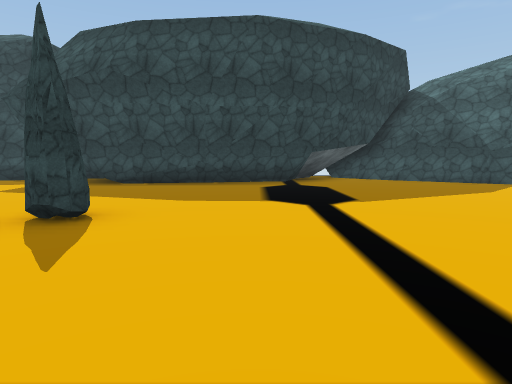
[1] (above)

24 first-person views from a walk through a 3-D level made in the Unity game engine. The camera is 1.5 m above the floor, tilts 6° down and sees 75° across. The floor is counted in squares, 2 m on a side. Each view is taken from the middle of a square. On the plan, view 1 faces up. The plan holds only what a view shows up to about 11 squares ahead; the rest is blank. The place goes on beyond the plan. The player character is not drawn. Some surface patterns are stand-ins.

[2]
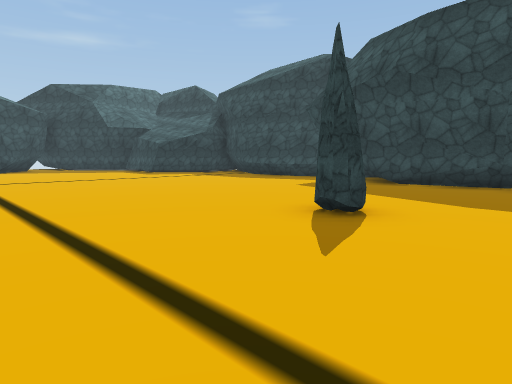

[3]
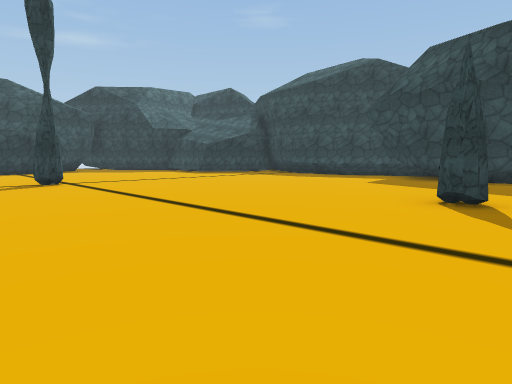

[4]
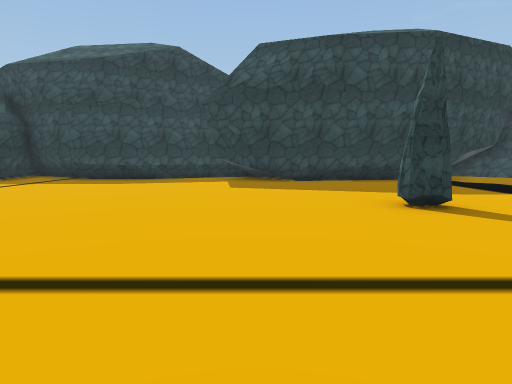

[5]
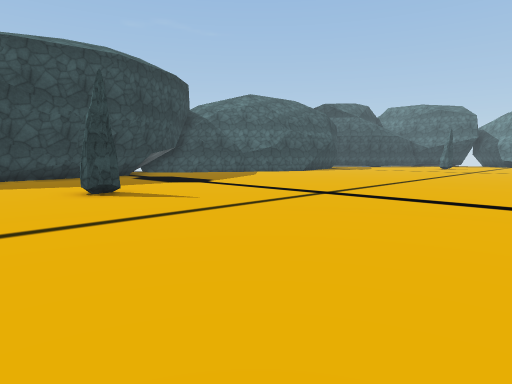

[6]
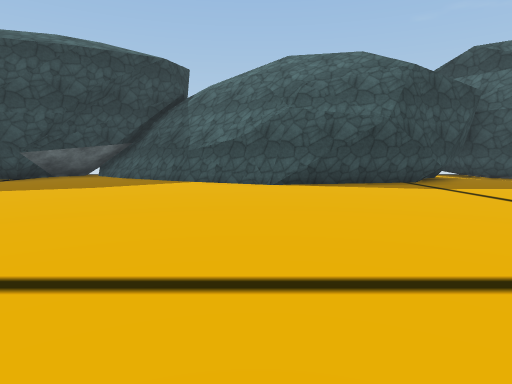

[7]
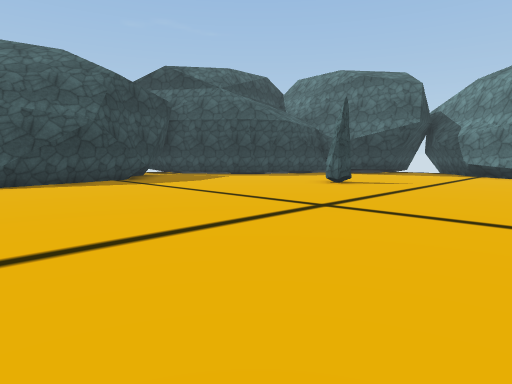

[8]
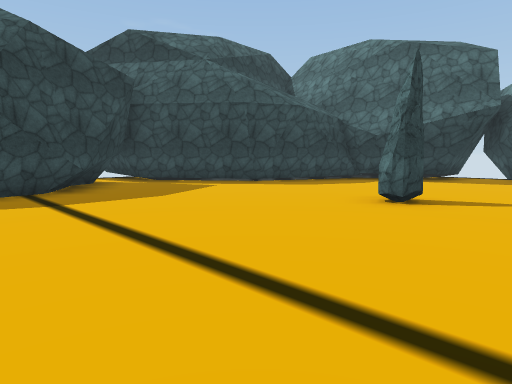

[9]
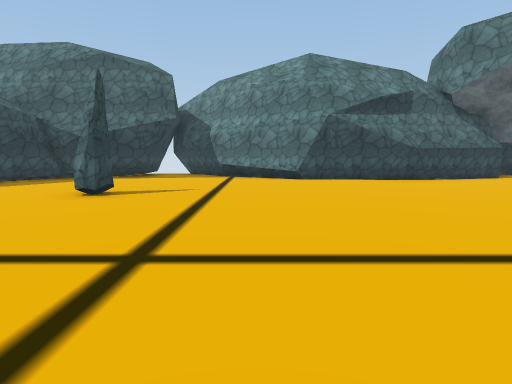

[10]
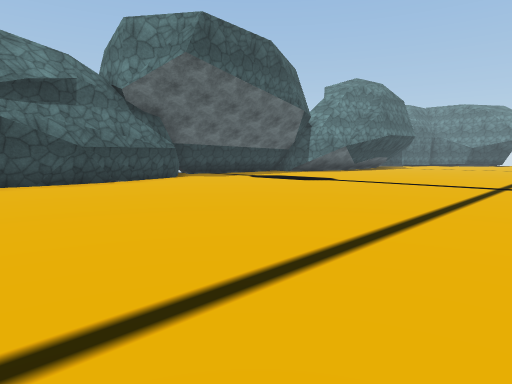

[11]
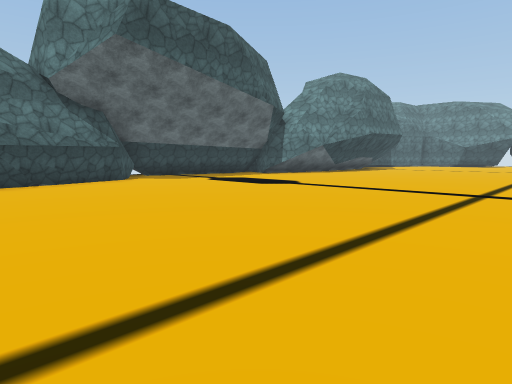

[12]
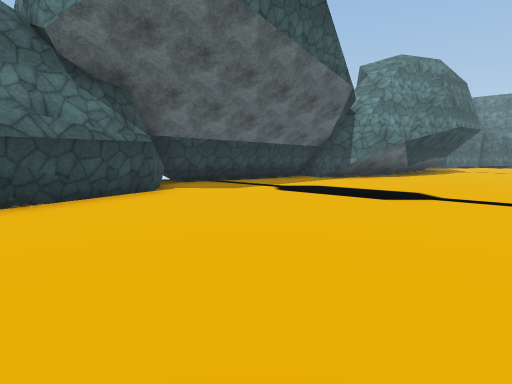

[13]
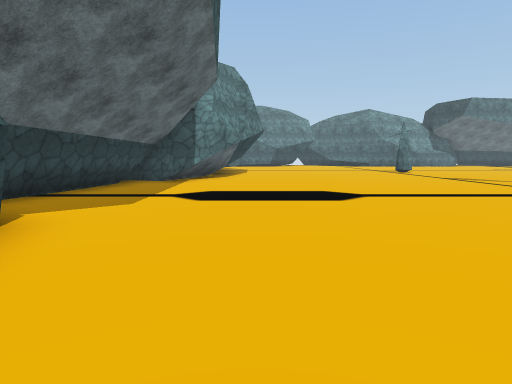

[14]
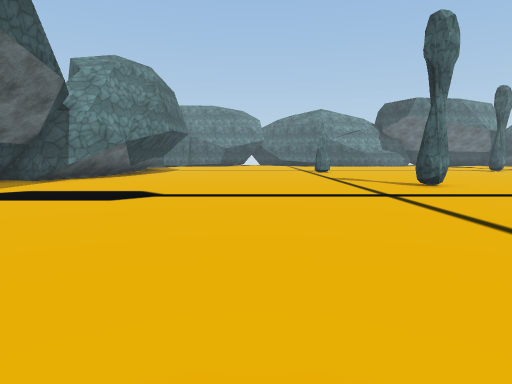

[15]
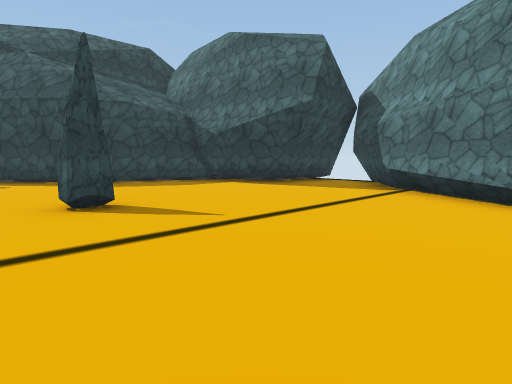

[16]
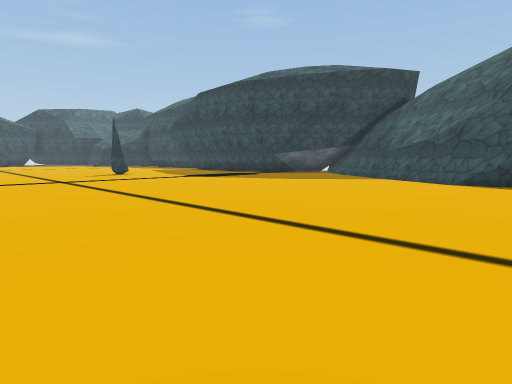

[17]
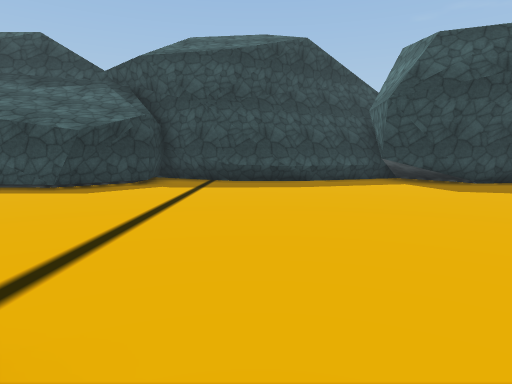

[18]
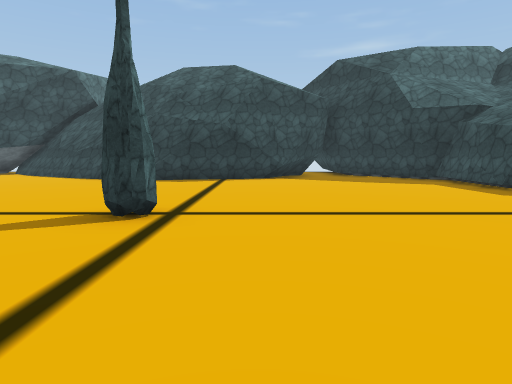

[19]
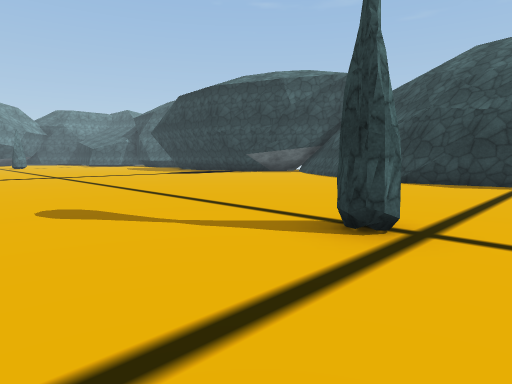

[20]
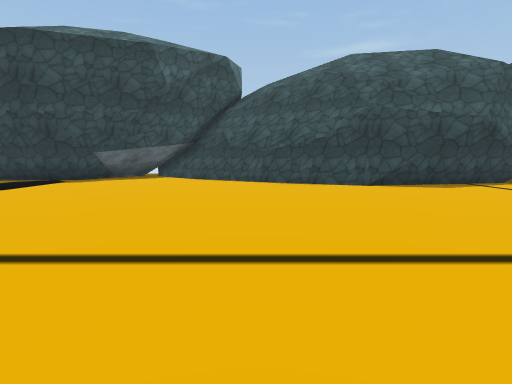

[21]
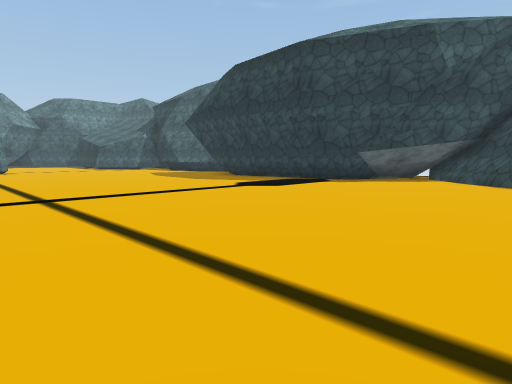

[22]
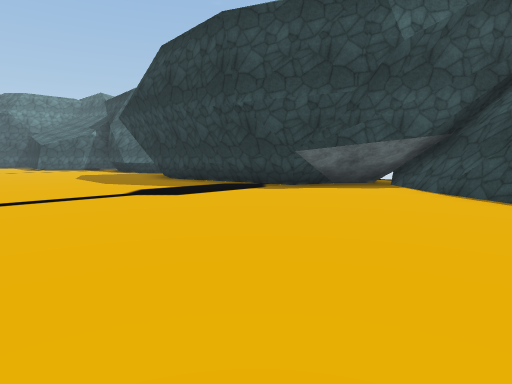

[23]
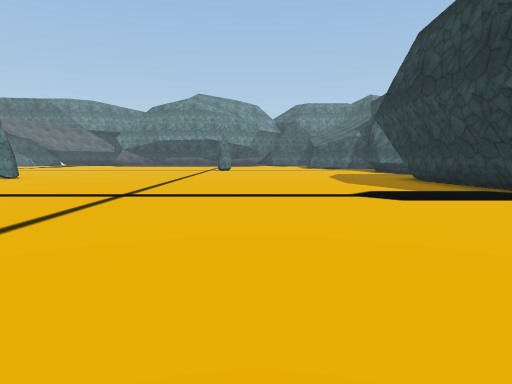

[24]
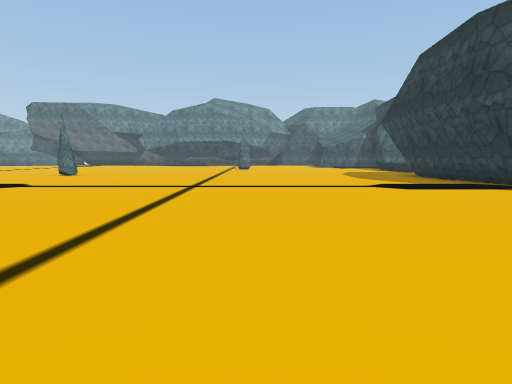

### Floor plan
Points are (right, up) in squares from view 1. A wall is a line through its corners. A room is listed if a view was taken in it or the views show most of it. See-through windows are left out.
Room 1 (views 1, 2, 3, 4, 5, 6, 7, 8, 9, 10, 11, 12, 13, 14, 15, 16, 17, 18, 19, 20, 21, 22, 23, 24)
walls: (1.4, 9.5) (-4.9, 9.2); (-10.9, 0.3) (-11.2, 0); (-10.9, 0.3) (-11.2, 0); (-1.3, 9.2) (-2.3, 9.3); (1.5, 9.8) (-1.5, 9.3); (1.3, 10.1) (-3, 9.3); (1.6, 10.2) (1.4, 9.6) (0.7, 9.5); (8.9, 8.5) (7.4, 9.3); (7.3, 9.4) (6.5, 9.8); (6.8, 9.6) (5.4, 10.6); (-4.5, 9) (-6.3, 10.2); (10.9, 8) (8.8, 8.7); (-7.9, 10.6) (-9.4, 9.9); (-8.9, 10.1) (-10.9, 10) (-11.8, 10.6); (14.6, 8.9) (9.6, 7.8); (14.5, 9) (13.9, 8.6); (-10.8, 10) (-12.1, 10.5); (21.6, -4.9) (22.1, -2.5) (21.9, -1.5) (23.8, 1.6) (25.7, 3); (21.6, -5.4) (21.6, -4.6); (15.7, 10.3) (14.7, 9) (14.4, 8.9); (-17.7, -1) (-18.2, -2.6); (-17.7, -0.6) (-18.4, -2.6); (21.9, -6.1) (21.8, -4.1); (-18.3, -2.8) (-19.2, -4.6); (-14.1, 8.6) (-14.4, 7.7) (-17.7, 8) (-18, 7.4); (-12.9, 10.4) (-13, 9.5) (-14.6, 7.8); (-19.4, -5) (-20.7, -7.1); (-18.5, 2.4) (-17.6, -1.9); (-19.5, -4.8) (-20.1, -5.8); (23.5, 1.2) (26.3, 3.3); (-19.4, -10) (-19, -12.9) (-19, -13.7); (-19.5, -10.4) (-19, -14); (-20.4, -6.3) (-22.5, -8.7); (22.7, 5.1) (22.3, 6.2); (23.3, 3.9) (22.5, 5.4); (21.4, -16.1) (22.5, -15.2) (23.9, -15.8); (23.4, 4.1) (22.4, 6.1) (22.3, 6.8); (-20.1, -10) (-19.3, -10.3) (-18.9, -16.1); (22.5, 6.6) (19.1, 8.1) (17.1, 10.6); (22.1, -15.4) (22.5, -15.2); (22.5, 6.7) (21.9, 6.8); (24, 4.3) (23.6, 4.2); (24.3, 4.1) (23.5, 3.9); (23.5, -14.9) (24.4, -9.7) (22.7, -8.6) (21.7, -5.2); (23.7, -15.1) (24, -12.7); (23.5, -15.5) (23.6, -14.2); (25.5, 4.3) (23.6, 4.3); (25.6, 4.1) (24.2, 4.1)
low walls: (8.7, 8.4) (6.4, 9.6); (-0.5, 9.9) (-2.9, 9.4); (6.7, 9.6) (5.2, 10.6); (5.8, 9.9) (5.4, 10.2); (10.2, 7.9) (9.4, 8.2); (-4.2, 9.2) (-5.1, 9.7); (-8.5, 10.3) (-10.8, 10.3) (-11.2, 10.5); (-17.7, -1.7) (-17.9, -2.3) (-19, -4.5); (-14.6, 7.8) (-14.7, 7.6); (-13.2, 10.5) (-13, 9.5); (-20.4, -6.7) (-22.5, -8.9); (23.6, 4.2) (22.5, 6.3) (22.5, 6.7); (-20.8, -10) (-19.5, -10.4); (-21.1, -10.1) (-20, -10.5) (-19, -15.3)
objects: other object (-2, 4); other object (18, 3)

Where each view was taken, in squares from view 1:
view 1: 0 up, 0 right, facing up
view 2: 0 up, 0 right, facing up-left
view 3: 2 down, 1 left, facing up-left
view 4: 1 down, 5 left, facing up
view 5: 3 down, 5 left, facing up-right
view 6: 1 down, 9 right, facing up
view 7: 2 down, 9 right, facing up-right
view 8: 1 up, 12 right, facing up-right
view 9: 0 up, 11 right, facing right
view 10: 2 down, 12 right, facing down-right
view 11: 4 down, 12 right, facing down-right
view 12: 5 down, 16 right, facing down-right
view 13: 5 down, 20 right, facing down
view 14: 5 down, 16 right, facing down
view 15: 2 down, 16 right, facing up-right
view 16: 2 down, 12 right, facing up-left
view 17: 0 up, 10 left, facing up
view 18: 2 up, 7 left, facing left
view 19: 2 up, 8 left, facing down-left
view 20: 5 down, 9 left, facing left
view 21: 5 down, 10 left, facing down-left
view 22: 5 down, 13 left, facing down-left
view 23: 5 down, 14 left, facing down
view 24: 3 down, 13 left, facing down
